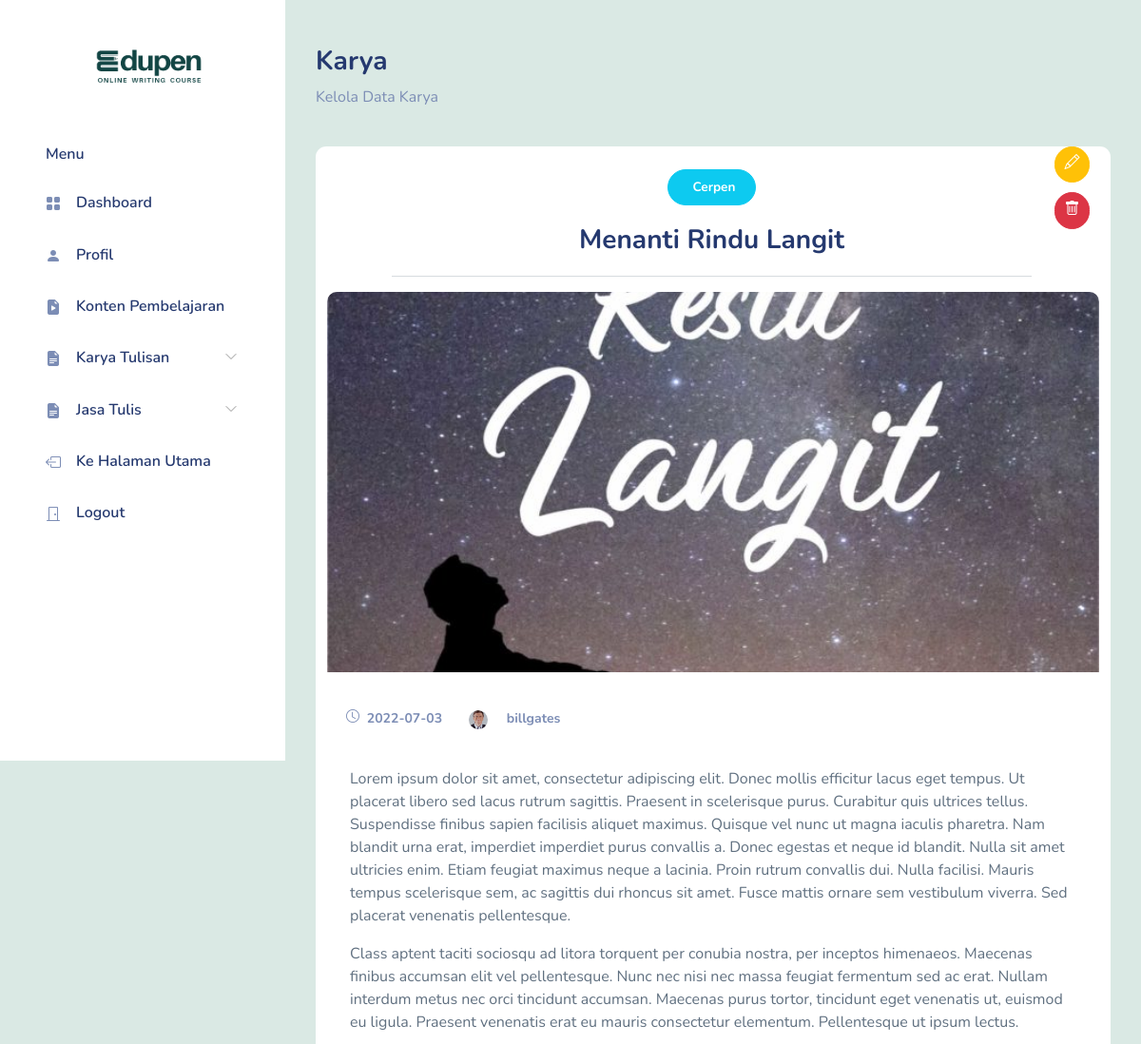
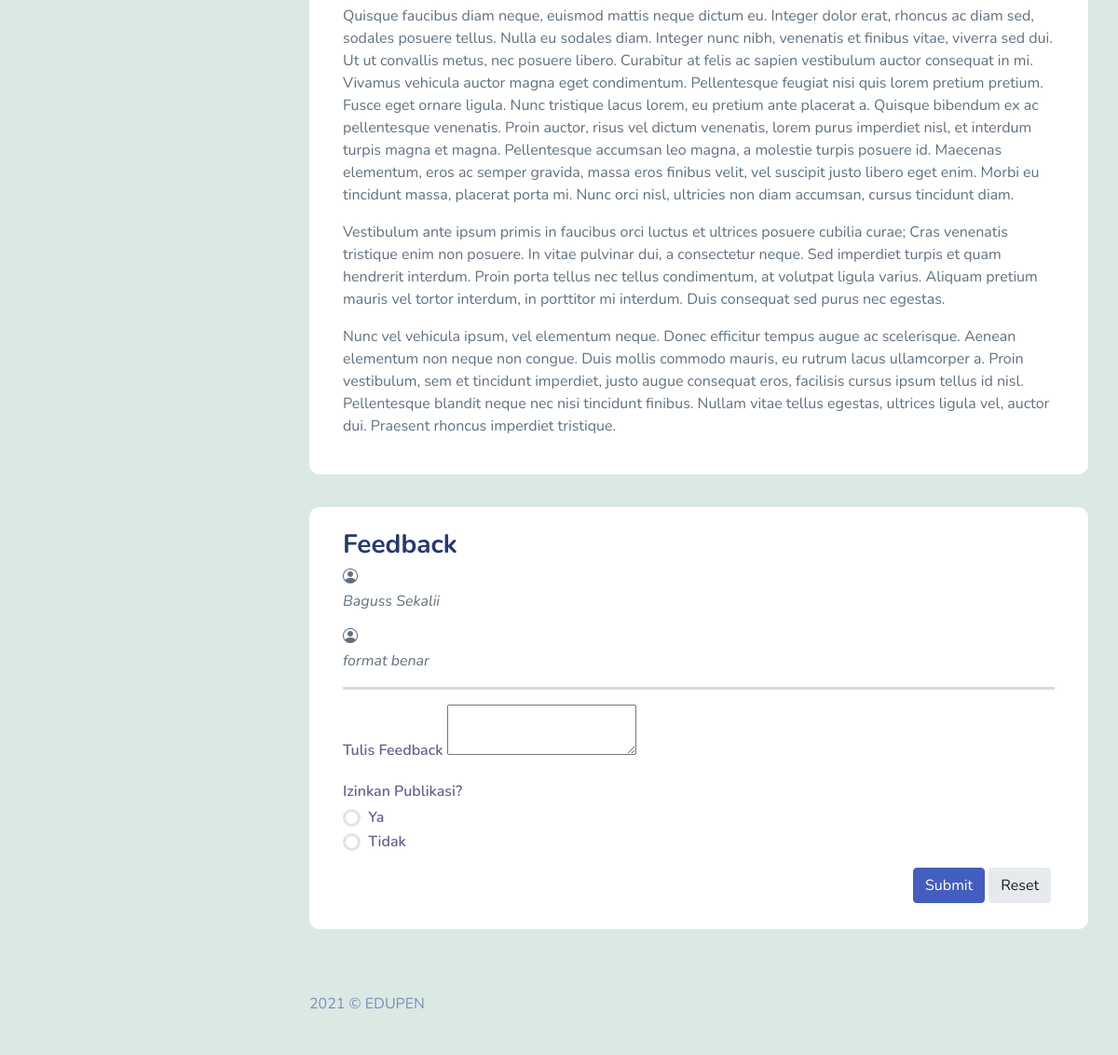
Screenshot of /admin/detailKarya.php?id=1 (signed in) with the database file from the repository (2 pictures, top to bottom).
### tables this page shows
CREATE TABLE `karya` (
  `id_karya` int(11) NOT NULL,
  `id_jenistulisan` int(11) NOT NULL,
  `id_jeniskarya` int(11) NOT NULL,
  `id_penulis` int(11) NOT NULL,
  `judul` varchar(100) NOT NULL,
  `tulisan` text NOT NULL,
  `tgl_upload` date NOT NULL,
  `gambar` varchar(100) NOT NULL
);

CREATE TABLE `jenis_tulisan` (
  `id_jenistulisan` int(11) NOT NULL,
  `nama_jenistulisan` varchar(50) NOT NULL,
  `cover` varchar(55) NOT NULL
);

CREATE TABLE `user` (
  `id_user` int(11) NOT NULL,
  `nama_user` varchar(50) NOT NULL,
  `level` varchar(30) NOT NULL,
  `email` varchar(50) NOT NULL,
  `password` varchar(255) NOT NULL,
  `harga_penulisan` int(11) NOT NULL,
  `foto` varchar(100) NOT NULL
);

CREATE TABLE `feedback_karya` (
  `id_feedback` int(11) NOT NULL,
  `id_karya` int(11) NOT NULL,
  `feedback` text NOT NULL
);

### admin/detailKarya.php (the view, shortened to what this page needs)
<?php
include('koneksi.php');
include('header.php');
$level = $_SESSION['level'];
$id = $_GET['id'];
$query = $db->query("SELECT * FROM user,karya,jenis_tulisan,jenis_karya WHERE user.id_user=karya.id_penulis
AND jenis_tulisan.id_jenistulisan=karya.id_jenistulisan AND jenis_karya.id_jeniskarya=karya.id_jeniskarya
AND karya.id_karya='$id'");
$data = mysqli_fetch_assoc($query);
$idjeniskarya = $data['id_jeniskarya'];
$queryfb = $db->query("SELECT * FROM feedback_karya WHERE id_karya='$id'");
?>
<body>
    <div id="app">
        <?php include 'sidebar.php' ?>
        <div id="main">
            <div class="page-heading">
                <div class="page-title">
                    <div class="row">
                        <div class="col-12 col-md-6 order-md-1 order-last">
                            <h3>Karya</h3>
                            <p class="text-subtitle text-muted">Kelola Data Karya</p>
                        </div>
                    </div>
                </div>
                <section class="section">
                    <br>
                    <div class="container-fluid">
                        <div class="row mb-4">
                            <div class="card">
                                <div class="row">
                                    <div class="col"> </div>
                                    <div class="col-10">
                                        <div class="card-header text-center ">
                                            <button type="button" class="btn rounded-pill  btn-info">
                                                <span class="badge text-bg-info"><?= $data['nama_jenistulisan']; ?></span>
                                            </button>
                                            <br>
                                            <h3 style="margin-top:20px; margin-bottom: -20px"><?= $data['judul']; ?></h3>
                                        </div>
                                        <hr />
                                    </div>
                                    <div class="col">
                                        <div class="text-right">
                                            <?php if ($level == 'admin') { ?>
                                                <div class="buttons">
                                                    <a href="eKarya.php?id=<?= $data['id_karya']; ?>" class="btn icon btn-warning rounded-pill"><i class="bi bi-pencil"></i></a>
                                                    <a href="hKarya.php?id=<?= $data['id_karya']; ?>" class="btn icon btn-danger rounded-pill" onclick="return confirm('Anda yakin ingin menghapus?'); "><i class="bi bi-trash"></i></a>
                                                </div>
                                            <?php } ?>
                                        </div>
                                    </div>
                                </div>
                                <div class="row">
                                    <div class="col-12">
                                        <div class="text-center">
                                            <img height="400" style="object-fit: cover;" class="card-img-top" src="assets/images/karya/<?= $data['gambar']; ?>" alt="">
                                        </div>
                                    </div>
                                    <h6 class="card-subtitle my-3 text-muted" style="margin-left: 20px;">
                                        <small class="text-muted me-2">
                                            <i class="bi bi-clock me-1"></i>
                                            <?= $data['tgl_upload']; ?>
                                        </small>
                                        <small class="author text-left" data-bs-toggle="modal" data-bs-target="#profilModal">
                                            <img class="rounded-circle mx-3 my-4" alt="20x20" src="assets/images/profil/<?= $data['foto']; ?>" data-holder-rendered="true" width="20" height="20" style="object-fit: cover;"> <?= $data['nama_user']; ?>
                                        </small>
                                    </h6>
                                </div>
                                <div class="card-body" style="margin-top: -40px">
                                    <p class="card-text"><?= $data['tulisan']; ?></p>
                                </div>
                            </div>
                            <?php if ($level == 'admin') { ?>
                                <div class="card">
                                    <div class="card-header text-left">
                                        <h3> Feedback</h3>
                                        <?php if (mysqli_num_rows($queryfb)) : ?>
                                            <?php
                                            while ($data1 = mysqli_fetch_assoc($queryfb)) : ?>
                                                <i class="bi bi-person-circle"><?= $data1['feedback']; ?></i>
                                            <?php endwhile ?>
                                        <?php else : ?>
                                            <p colspan="5" class="text-center">Belum ada Feedback.</p>
                                        <?php endif; ?>
                                        <hr size="5px">
                                        <div>
                                            <form class="form form-vertical" method="POST" action="" enctype="multipart/form-data">
                                                <div class="form-body">
                                                    <div class="row">
                                                        <div class="col-12">
                                                            <div class=" col-12">
                                                                <div class="form-group mb-3">
                                                                    <label for="tulisan" class="mb-1">Tulis Feedback</label>
                                                                    <textarea class="ckeditor" id="ckedtor" name="tulisan"></textarea>
                                                                </div>
                                                            </div>
                                                            <?php if ($idjeniskarya == 1) : ?>
                                                                <div class="form-group mb-3">
                                                                    <label for="tulisan" class="mb-1">Izinkan Publikasi?</label>
                                                                    <div class="form-check">
                                                                        <input class="form-check-input" type="radio" name="jeniskarya" id="jeniskarya" value="public">
                                                                        <label class="form-check-label" for="exampleRadios1">
                                                                            Ya
                                                                        </label>
                                                                    </div>
                                                                    <div class="form-check">
                                                                        <input class="form-check-input" type="radio" name="jeniskarya" id="jeniskarya" value="private">
                                                                        <label class="form-check-label" for="exampleRadios1">
                                                                            Tidak
                                                                        </label>
                                                                    </div>
                                                                </div>
                                                            <?php endif ?>
                                                            <div class="col-12 d-flex justify-content-end">
                                                                <button type="submit" class="btn btn-primary me-1 mb-1" name="submit">Submit</button>
                                                                <button type="reset" class="btn btn-light-secondary me-1 mb-1">Reset</button>
                                                            </div>
                                                        </div>
                                                    </div>
                                                </div>
                                            </form>
                                        </div>
                                    </div>
                                </div>
                            <?php } ?>
                        </div>
                    </div>
                </section>
            </div>
            <?php include 'footer.php' ?>
</body>
</html>

### admin/assets/css/app.css (style rules this page uses)
.btn .badge { border-radius:50%;margin-left:5px }
.btn i,.btn svg { width:16px;height:16px }
.btn.icon { padding:.4rem .6rem }
.btn.btn-light-secondary { background-color:#e6eaee;color:#181e24 }
.btn.btn-danger,.btn.btn-info,.btn.btn-primary,.btn.btn-secondary,.btn.btn-success,.btn.btn-warning { color:#fff }
.buttons .btn { margin:0 10px 10px 0 }
.card { margin-bottom:2.2rem;border:none }
.card .card-header { border:none }
.card .card-body { padding:1.5rem }
.form-group { margin-bottom:.7rem }
.form-group label { color:rgba(35,28,99,.7);font-weight:600 }
.bi { width:1rem;height:1rem }
#main { margin-left:300px;padding:2rem }
.page-heading { margin:0 0 2rem }
.page-heading h3 { font-weight:700 }
a { text-decoration:none }

### admin/header.php (style rules this page uses)
body { background-color: #dae9e4; }

### rows the page displays
karya: id_jenistulisan.nama_jenistulisan "Cerpen", judul "Menanti Rindu Langit", gambar (picture), tgl_upload "2022-07-03", id_penulis.foto (picture), id_penulis.nama_user "billgates", tulisan "Lorem ipsum dolor sit amet, consectetur adipiscing elit. Donec mollis efficitur lacus eget tempus. Ut placerat libero sed lacus rutrum sagittis. Praesent in scelerisque purus. Curabitur quis ultrices tellus. Suspendisse finibus sapien facilisis aliquet maximus. Quisque vel nunc ut magna iaculis pharetra. Nam blandit urna erat, imperdiet imperdiet purus convallis a. Donec egestas et neque id blandit. Nulla sit amet ultricies enim. Etiam feugiat maximus neque a lacinia. Proin rutrum convallis dui. Nulla facilisi. Mauris tempus scelerisque sem, ac sagittis dui rhoncus sit amet. Fusce mattis ornare sem vestibulum viverra. Sed placerat venenatis pellentesque. Class aptent taciti sociosqu ad…"
feedback_karya: feedback "Baguss Sekalii"
feedback_karya: feedback "format benar"
